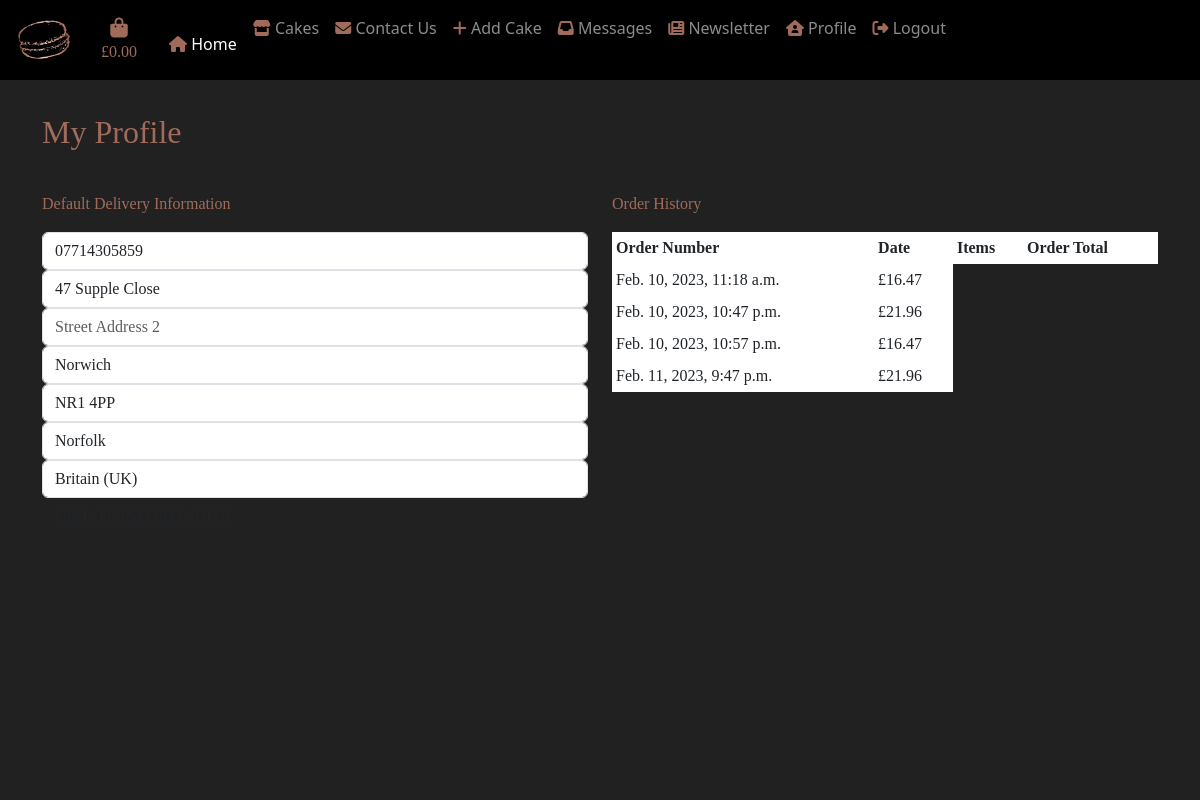
Screenshot of /profile/ (signed in) with the database file from the repository.
### profiles/models.py (models this page shows, shortened)
class Profile(models.Model):
    user = models.OneToOneField(User, on_delete=models.CASCADE)
    default_phone_number = models.CharField(
        max_length=20, null=True, blank=True)
    default_address_1 = models.CharField(
        max_length=80, null=True, blank=True)
    default_address_2 = models.CharField(
        max_length=80, null=True, blank=True)
    default_city = models.CharField(
        max_length=40, null=True, blank=True)
    default_post_code = models.CharField(max_length=20, null=True, blank=True)
    default_county = models.CharField(max_length=80, null=True, blank=True)
    default_country = CountryField(
        blank_label='Country', null=True, blank=True)

### checkout/models.py (models this page shows, shortened)
class Checkout(models.Model):
    order_number = models.CharField(max_length=32, editable=False, null=False)
    full_name = models.CharField(max_length=64, blank=False, null=False)
    email_address = models.EmailField(max_length=254, blank=False, null=False)
    phone_number = models.CharField(max_length=24, blank=False, null=False)
    city = models.CharField(max_length=50, blank=False, null=False)
    address_1 = models.CharField(max_length=100, blank=False, null=False)
    address_2 = models.CharField(max_length=100, blank=True, null=True)
    county = models.CharField(max_length=50, blank=True, null=True)
    post_code = models.CharField(max_length=50, blank=False, null=False)
    country = CountryField(
        blank_label='Country *', blank=False, null=False)
    date = models.DateTimeField(auto_now_add=True)
    bag_total = models.DecimalField(
        max_digits=10, decimal_places=2, default=0, null=False)
    delivery = models.DecimalField(
        max_digits=6, decimal_places=2, default=0, null=False)
    order_total = models.DecimalField(
        max_digits=10, decimal_places=2, default=0, null=False)
    stripe_pid = models.CharField(
        max_length=254, blank=False, null=False, default='')
    profile = models.ForeignKey(
        Profile, on_delete=models.SET_NULL,
        null=True, blank=True, related_name='orders')

### profiles/views.py (the view)
# urls.py: path('', views.profile, name='profile'),
@login_required
def profile(request):
    profile = get_object_or_404(Profile, user=request.user)
    if request.method == 'POST':
        form = ProfileForm(request.POST, instance=profile)
        if form.is_valid():
            form.save()
    else:
        form = ProfileForm(instance=profile)
    orders = profile.orders.all()
    template = 'profile.html'
    context = {
        'form': form,
        'orders': orders,
        'on_profile_page': True
    }
    return render(request, template, context)

### profiles/forms.py
class ProfileForm(forms.ModelForm):
    class Meta:
        model = Profile
        exclude = ('user',)
    def __init__(self, *args, **kwargs):
        super().__init__(*args, **kwargs)
        placeholders = {
            'default_phone_number': 'Phone Number',
            'default_address_1': 'Street Address 1',
            'default_address_2': 'Street Address 2',
            'default_city': 'Town or City',
            'default_post_code': 'Post Code',
            'default_county': 'County, State or Locality',
        }
        self.fields['default_phone_number'].widget.attrs['autofocus'] = True
        for field in self.fields:
            if field != 'default_country':
                if self.fields[field].required:
                    placeholder = f'{placeholders[field]} *'
                else:
                    placeholder = placeholders[field]
                self.fields[field].widget.attrs['placeholder'] = placeholder
            self.fields[field].label = False

### bag/context.py (called while the page is built, shortened)
def bag_contents(request):
    bag_contents = []
    total = 0
    cake_count = 0
    bag = request.session.get('bag', {})
    if total < settings.FREE_DELIVERY:
        delivery_fee = total * Decimal(settings.DELIVERY_PERCENTAGE/100)
        free_delivery_delta = settings.FREE_DELIVERY - total
    else:
        delivery_fee = 0
        free_delivery_delta = 0
    order_total = delivery_fee + total
    context = {
        'bag_contents': bag_contents,
        'total': total,
        'cake_count': cake_count,
        'delivery_fee': delivery_fee,
        'free_delivery': settings.FREE_DELIVERY,
        'free_delivery_delta': free_delivery_delta,
        'order_total': order_total,
    }
    return context

### profiles/templates/profile.html (shortened to what this page needs)
{% extends "base.html" %}
{% load static %}
{% block content %}
    <div class="remove-bg"></div>
    <div class="container">
        <div class="row">
            <div class="col">
                <hr>
                <h2 class="text mb-4">My Profile</h2>
                <hr>
            </div>
        </div>
        <div class="row">
            <div class="col-12 col-lg-6">
                <p class="text">Default Delivery Information</p>
                <form class="mt-3 profile-update-form text" action="{% url 'profile' %}" method="POST" id="profile-update-form">
                    {{ form|crispy }}
                    <button class="btn btn-black rounded-0 text-uppercase float-right">Update Information</button>
                </form>
            </div>
            <div class="col-12 col-lg-6">
                <p class="text">Order History</p>
                <div class="order-history table-responsive text">
                    <table class="table text table-sm table-borderless">
                        <thead>
                            <tr>
                                <th>Order Number</th>
                                <th>Date</th>
                                <th>Items</th>
                                <th>Order Total</th>
                            </tr>
                        </thead>
                        <tbody>
                            {% for order in orders %}
                                <tr>
                                    <td>
                                        {{ order.date }}
                                    </td>
                                    <td>
                                        £{{ order.order_total }}
                                    </td>
                                </tr>
                            {% endfor %}
                        </tbody>
                    </table>
                </div>
            </div>
        </div>
{% endblock %}

### static/css/base.css (style rules this page uses)
html { height: 100%; }
body { background: url('/media/macaron_background.png') fixed center center no-repeat; background-size: cover; height: calc(100vh - 164px); }
.remove-bg { height: 100%; width: 100%; top: 0; left: 0; position: fixed; background: #212121; z-index: -1; }
.text { color: #A06B5B; font-family: Italic; }

### rows the page displays
Profile: default_phone_number "07714305859", default_address_1 "47 Supple Close", default_city "Norwich", default_post_code "NR1 4PP", default_county "Norfolk", default_country "Britain (UK)"
Checkout: date "Feb. 10, 2023, 11:18 a.m.", order_total "16.47"
Checkout: date "Feb. 10, 2023, 10:47 p.m.", order_total "21.96"
Checkout: date "Feb. 10, 2023, 10:57 p.m.", order_total "16.47"
Checkout: date "Feb. 11, 2023, 9:47 p.m.", order_total "21.96"
